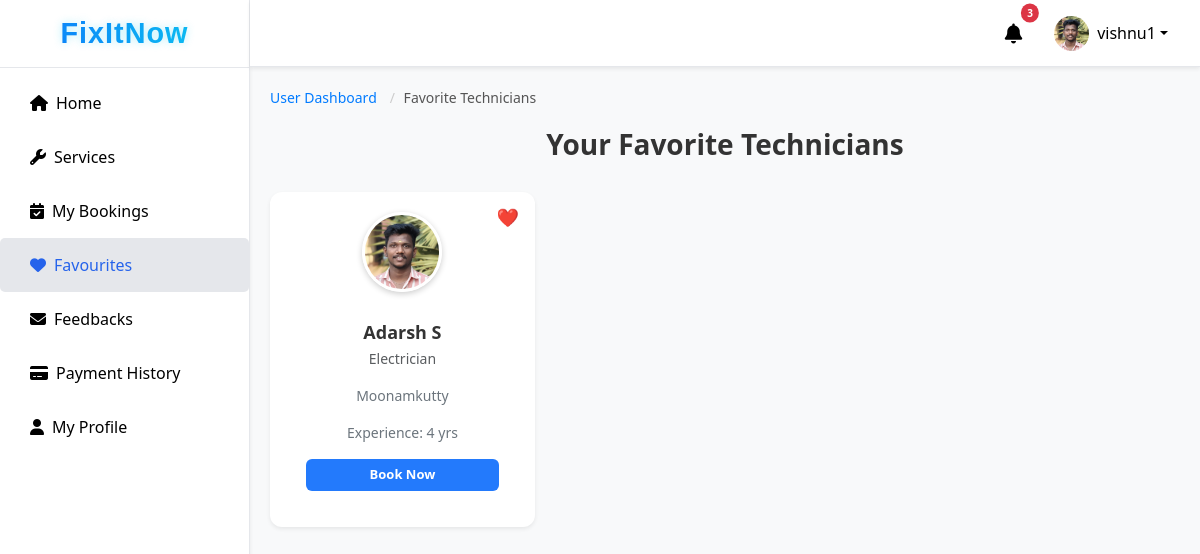
The page /user-favorites/ (signed in) on the database its author committed.
### fixapp/models.py (models this page shows, shortened)
class UserRegistration(models.Model):
    full_name = models.CharField(max_length=100)
    username = models.CharField(max_length=150, unique=True)
    email = models.EmailField(unique=True)
    password = models.CharField(max_length=128)  # plain password
    phone = models.CharField(max_length=15, null=True, blank=True)
    profile_image = models.ImageField(upload_to="user_profiles/", null=True, blank=True)
    city = models.CharField(max_length=100, blank=True, null=True)
    address = models.TextField(blank=True, null=True)
    latitude = models.FloatField(blank=True, null=True)
    longitude = models.FloatField(blank=True, null=True)
    registered_on = models.DateTimeField(default=timezone.now)

class FavoriteTechnician(models.Model):
    user = models.ForeignKey(UserRegistration, on_delete=models.CASCADE, related_name='favorites')
    technician = models.ForeignKey(TechnicianRequest, on_delete=models.CASCADE, related_name='favorited_by')
    added_at = models.DateTimeField(auto_now_add=True)
    class Meta:
        unique_together = ('user', 'technician')

class TechnicianRequest(models.Model):
    full_name = models.CharField(max_length=100)
    username = models.CharField(max_length=50, unique=True, null=True, blank=True)
    email = models.EmailField()
    phone = models.CharField(max_length=15)
    city = models.CharField(max_length=50)
    category = models.CharField(max_length=50)
    experience = models.PositiveIntegerField()
    profile_image = models.ImageField(upload_to="technician_profiles/", null=True, blank=True)
    document = models.FileField(upload_to="technician_docs/")
    id_proof = models.FileField(upload_to="id_proofs/", null=True, blank=True)
    password = models.CharField(max_length=128, null=True, blank=True)
    status = models.CharField(max_length=20, default="Pending")
    applied_on = models.DateTimeField(auto_now_add=True)
    latitude = models.FloatField(null=True, blank=True)
    longitude = models.FloatField(null=True, blank=True)

### fixapp/views.py (the view)
# urls.py: path('user-favorites/', views.user_favorite_list, name='user_favorite_list'),
def user_favorite_list(request):
    user_obj = None
    if 'user_id' in request.session:
        try:
            user_obj = UserRegistration.objects.get(id=request.session['user_id'])
        except UserRegistration.DoesNotExist:
            user_obj = None
    favorite_techs = FavoriteTechnician.objects.filter(user=user_obj).select_related('technician') if user_obj else []
    return render(request, "user_page/user_favorite_list.html", {
        "favorite_techs": favorite_techs,
        "user_obj": user_obj
    })

### fixapp/context_processors.py (called while the page is built)
def notifications_processor(request):
    notifications = []
    if request.session.get('user_id'):
        notifications = Notification.objects.filter(
            recipient_type__in=["users", "both"]
        ).order_by('-created_on')
    return {'notifications': notifications}

def technician_notifications_processor(request):
    notifications = []
    if request.session.get('technician_id'):
        notifications = Notification.objects.filter(
            recipient_type__in=["technicians", "both"]
        ).order_by('-created_on')
    return {'tech_notifications': notifications}

### templates/user_page/user_favorite_list.html (shortened to what this page needs)
{% extends 'user_page/user_dashboard.html' %}
{% load static %}
{% block user_favorite %}
<div class="user-favorite-container">
    <nav aria-label="breadcrumb">
        <ol class="breadcrumb">
            <li class="breadcrumb-item"><a href="{% url 'user_home' %}">User Dashboard</a></li>
            <li class="breadcrumb-item active" aria-current="page">Favorite Technicians</li>
        </ol>
    </nav>
    <h2 class="welcome-text text-center">Your Favorite Technicians</h2>
    <div class="row mt-4">
        {% for fav in favorite_techs %}
        <div class="col-md-4 mb-4">
            <div class="card tech-card shadow-sm text-center">
                <button class="btn btn-sm favorite-btn position-absolute top-0 end-0 m-2" data-tech-id="{{ fav.technician.id }}">
                    ❤️
                </button>
                <div class="tech-img-container">
                    {% if fav.technician.profile_image %}
                        <img src="{{ fav.technician.profile_image.url }}" class="tech-img rounded-circle" alt="Tech Image">
                    {% else %}
                        <img src="{% static 'images/default_profile.png' %}" class="tech-img rounded-circle" alt="Tech Image">
                    {% endif %}
                </div>
                <div class="card-body mt-4">
                    <h5 class="tech-name">{{ fav.technician.full_name }}</h5>
                    <p class="text-muted">{{ fav.technician.category }}</p>
                    <p class="text-secondary">{{ fav.technician.city }}</p>
                    <p class="text-secondary">Experience: {{ fav.technician.experience }} yrs</p>
                    <a href="{% url 'book_now' fav.technician.id %}" class="btn btn-primary btn-sm mt-2">Book Now</a>
                </div>
            </div>
        </div>
        {% empty %}
        <p class="text-center text-muted">You have no favorite technicians yet.</p>
        {% endfor %}
    </div>
</div>
{% endblock %}

### templates/user_page/user_dashboard.html (shortened to what this page needs)
{% load static %}
<!DOCTYPE html>
<html lang="en">
<head>
  <link href="https://cdn.jsdelivr.net/npm/bootstrap@5.3.2/dist/css/bootstrap.min.css" rel="stylesheet">
  <link href="https://cdn.jsdelivr.net/npm/bootstrap-icons@1.11.1/font/bootstrap-icons.css" rel="stylesheet">
  <link href="https://cdnjs.cloudflare.com/ajax/libs/font-awesome/6.4.0/css/all.min.css" rel="stylesheet">
<link href="https://cdn.jsdelivr.net/npm/remixicon@3.2.0/fonts/remixicon.css" rel="stylesheet">
  <link rel="stylesheet" href="{% static 'css/admin_dashboard.css' %}">
</head>
<body>
  <div class="d-flex">
    <nav id="sidebar" class="sidebar d-flex flex-column shadow-sm ">
      <div class="sidebar-header p-3 text-center">
        <h3 class="logo">FixItNow</h3>
      </div>
      <div class="sidebar-menu flex-grow-1">
        <ul class="nav flex-column mt-2">
          <li class="nav-item"><a href="{% url 'user_home' %}"
            class="nav-link {% if request.resolver_match.url_name == 'user_home' %}active{% endif %}">
            <i class="fas fa-home me-2"></i>Home</a>
          </li>
          <li class="nav-item"><a href="{% url 'user_services' %}"
            class="nav-link {% if request.resolver_match.url_name == 'user_services' %}active{% endif %}">
            <i class="fas fa-wrench me-2"></i>Services</a>
          </li>
          <li class="nav-item"><a href="{% url 'my_bookings' %}"
            class="nav-link {% if request.resolver_match.url_name == 'my_bookings' %}active{% endif %}">
            <i class="fas fa-calendar-check me-2"></i>My Bookings</a>
          </li>
          <li class="nav-item"><a href="{% url 'user_favorite_list' %}"
            class="nav-link {% if request.resolver_match.url_name == 'user_favorite_list' %}active{% endif %}">
            <i class="fas fa-heart me-2"></i>Favourites</a>
          </li>
          <li class="nav-item"><a href="{% url 'view_user_feedback' %}"
            class="nav-link {% if request.resolver_match.url_name == 'view_user_feedback' %}active{% endif %}"><i class="fas fa-envelope me-2"></i>Feedbacks</a></li>
          <li class="nav-item"><a href="{% url 'user_payment_history' %}"
            class="nav-link {% if request.resolver_match.url_name == 'user_payment_history' %}active{% endif %}"><i class="fas fa-credit-card me-2">
            </i>Payment History</a>
          </li>
          <li class="nav-item"><a href="{% url 'user_profile' %}"
            class="nav-link {% if request.resolver_match.url_name == 'user_profile' %}active{% endif %}">
            <i class="fas fa-user me-2"></i>My Profile</a>
          </li>
        </ul>
      </div>
    </nav>
    <div class="flex-grow-1 main-area">
      <nav class="navbar navbar-expand-lg topbar shadow-sm px-4 d-flex justify-content-end">
        <ul class="navbar-nav d-flex align-items-center">
<li class="nav-item dropdown me-3">
    <a class="nav-link position-relative" href="#" id="notificationDropdown" role="button"
       data-bs-toggle="dropdown" aria-expanded="false">
        <i class="fas fa-bell fa-lg"></i>
        {% if notifications.count %}
            <span class="badge-count">{{ notifications.count }}</span>
        {% endif %}
    </a>
</li>
          {% if user_obj %}
          <li class="nav-item dropdown">
            <a class="nav-link dropdown-toggle d-flex align-items-center" href="#" role="button"
              data-bs-toggle="dropdown" aria-expanded="false">
              {% if user_obj.profile_image %}
              <img src="{{ user_obj.profile_image.url }}" alt="profile" class="rounded-circle me-2 profile-pic"
                width="35" height="35">
              {% else %}
              <img src="{% static 'images/default_profile.png' %}" alt="profile" class="rounded-circle me-2 profile-pic"
                width="35" height="35">
              {% endif %}
              {{ user_obj.username }}
            </a>
          </li>
          {% endif %}
        </ul>
      </nav>
      {% block user_favorite %}
      {% endblock %}
    </div>
  </div>
</body>
</html>

### rows shown on the page
UserRegistration: profile_image (picture), username "vishnu1"
FavoriteTechnician: technician.profile_image (picture), technician.full_name "Adarsh S", technician.category "Electrician", technician.city "Moonamkutty", technician.experience "4"

### other values the page prints
{{ notifications.count }} "3"
